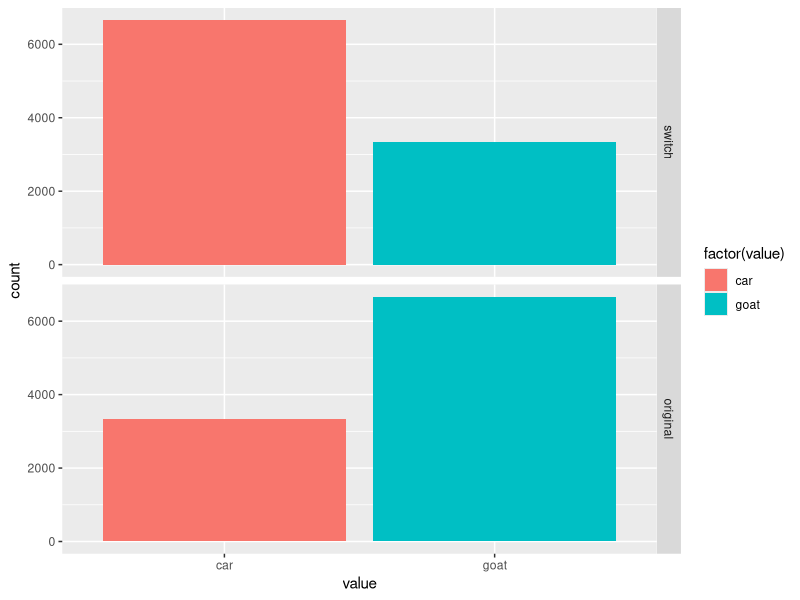

The R script that drew this image:
## ---- chunk 1
knitr::opts_chunk$set(echo = TRUE)
## ---- chunk 2
#### Monty Hall Simulation Function ####

f_monty_hall_single_run <- function() {
  # This function runs a single cycle of the monty hall problem, returning
  # results for scenarios where we keep the first choice door and where
  # we switch.
  #
  # Input Args: N/A
  #
  # Output Args: 
  # 1) results: Single row data frame with 2 columns for original and switched
  #             choices. 1=win, 0=loss.
  
  # Define all doors
  all_doors <- 1:3
  
  # Place car behind a random door
  car_door <- sample(all_doors, 1)
  
  # Choose a door
  first_choice_door <- sample(all_doors, 1)
  # first_choice_door <- car_door
  
  # Host chooses a remaining goat door
  remaining_goats <- all_doors[all_doors != car_door & all_doors != first_choice_door]
  
  if(length(remaining_goats) == 1){
    host_door <- remaining_goats
  }else{
    host_door <- sample(remaining_goats, 1)
  }
  
  # Switch
  switched_door <- all_doors[all_doors != first_choice_door & all_doors != host_door]
  
  # Which choice won a car?
  switch_win <- ifelse(switched_door == car_door, "car", "goat")  # The new, switch choice won
  original_win <- ifelse(first_choice_door == car_door, "car", "goat")  # The original door won
  
  # Merge
  results <- data.frame(switch = switch_win, original = original_win)
  
  # Return
  return(results)
}





#### Run multiple time ####

# Set number of runs
n <- 10000

# Run simulation
simulation_result<- data.frame(t(replicate(n, f_monty_hall_single_run(), simplify = "matrix")))

# Unlist column formats for analysis
simulation_result <- data.frame(apply(simulation_result, 2, unlist))
simulation_result$run <- 1:n
## ---- chunk 3
# Melt simulation results for plotting
library(reshape2)
plot.data <- melt(simulation_result, id = "run")

# Build ggplot histogram with facet
library(ggplot2)
p.dist <- ggplot(plot.data, aes(value, fill = factor(value))) +
  geom_bar() +
  facet_grid(variable ~ .)
print(p.dist)
## ---- chunk 4
#### Calculate summary stats ####

## Probability function
f_probability <- function(data, n) {
  # p = win / n
  probability <- length(which(data == "car")) / n
  return(probability)
}

## Variance function
f_variance <- function(p, n) {
  # Var = np(1-p)
  variance <- n * p * (1 - p)
  return(variance)
}


# Summary Statistics for Switch Strategy
prob.switch <- f_probability(data = simulation_result$switch, n = n)
var.switch <- f_variance(p = prob.switch, n = 1)

# Summary Statistics for Not-Switching Strategy:
prob.original <- f_probability(data = simulation_result$original, n = n)
var.original <- f_variance(p = prob.original, n = 1)

# Combine stats to display:
stats.df <- data.frame(Switch = c(prob.switch, var.switch),
                       Original = c(prob.original, var.original))
row.names(stats.df) <- c("Probability", "Variance")
print(stats.df)
